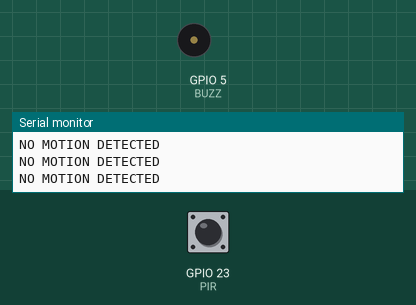
Bench run of a sketch on a simulated ESP32. On the bench: buzzer (waves = sounding, pin HIGH), the last lines printed to the serial monitor. The inputs (shaded band) are chosen by the test bench; at power-on: GPIO 23 (PIR) LOW.

Above: at 1.2 s.
1.3 s: GPIO 23 (PIR) driven HIGH
At 1.62 s:
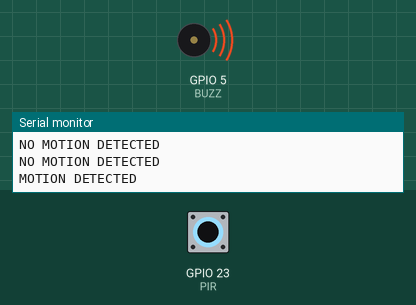
4.3 s: GPIO 23 (PIR) driven LOW
At 6.9 s:
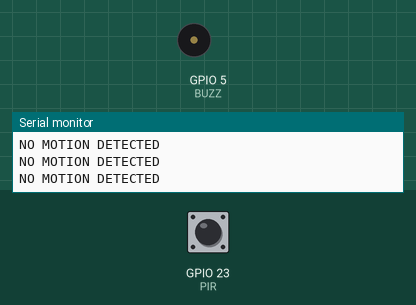
7.3 s: GPIO 23 (PIR) pulsed HIGH 2 times (0.12 s each, 0.3 s apart)
At 7.62 s:
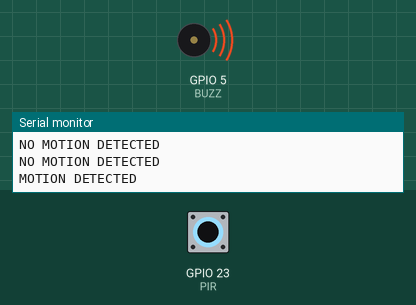
10.9 s: GPIO 23 (PIR) pulsed HIGH 5 times (0.12 s each, 0.3 s apart)
At 13.6 s:
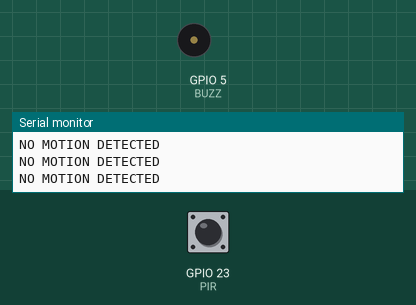
Timing chart, 0 to 15.1 s (numbered marks = the images above; inputs shaded):
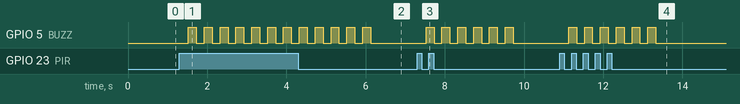

The sketch:

motion_buzzer.ino
```cpp
#define BUZZ 5
#define PIR 23
//32, 27, 14


void setup() {
  // put your setup code here, to run once:
  Serial.begin (9600);
  pinMode (BUZZ, OUTPUT);
  pinMode (PIR, INPUT);
  digitalWrite (BUZZ, LOW);

}

void loop() {
  // put your main code here, to run repeatedly:
  /*
  digitalWrite (BUZZ, LOW);
  delay (400);
  digitalWrite (BUZZ, HIGH);
  delay (400);
  */

  int pir_state = digitalRead (PIR);
  digitalWrite (BUZZ, LOW);


  if (pir_state == HIGH) {
    // MOTION
    buzz_motion ();
  }
  else {
    // NO MOTION
    Serial.println ("NO MOTION DETECTED");
  }

}


void buzz_motion () {
  for (int i=0; i<6; i++){
    Serial.println ("MOTION DETECTED");
    digitalWrite (BUZZ, LOW);
    delay (200);
    digitalWrite (BUZZ, HIGH);
    delay (200);
  }
}
```

Measured:
- after the input at 1.3 s, GPIO 5 (BUZZ): alternates HIGH for 0.20 s and LOW for 0.20 s, starting after 0.23 s
- after the input at 4.3 s, GPIO 5 (BUZZ): goes on until 6.1 s, then stays LOW
- after the input at 7.3 s, GPIO 5 (BUZZ): alternates HIGH for 0.20 s and LOW for 0.20 s, 12 changes in all, then stays LOW, starting after 0.23 s
- after the input at 10.9 s, GPIO 5 (BUZZ): alternates HIGH for 0.20 s and LOW for 0.20 s, 12 changes in all, then stays LOW, starting after 0.23 s
